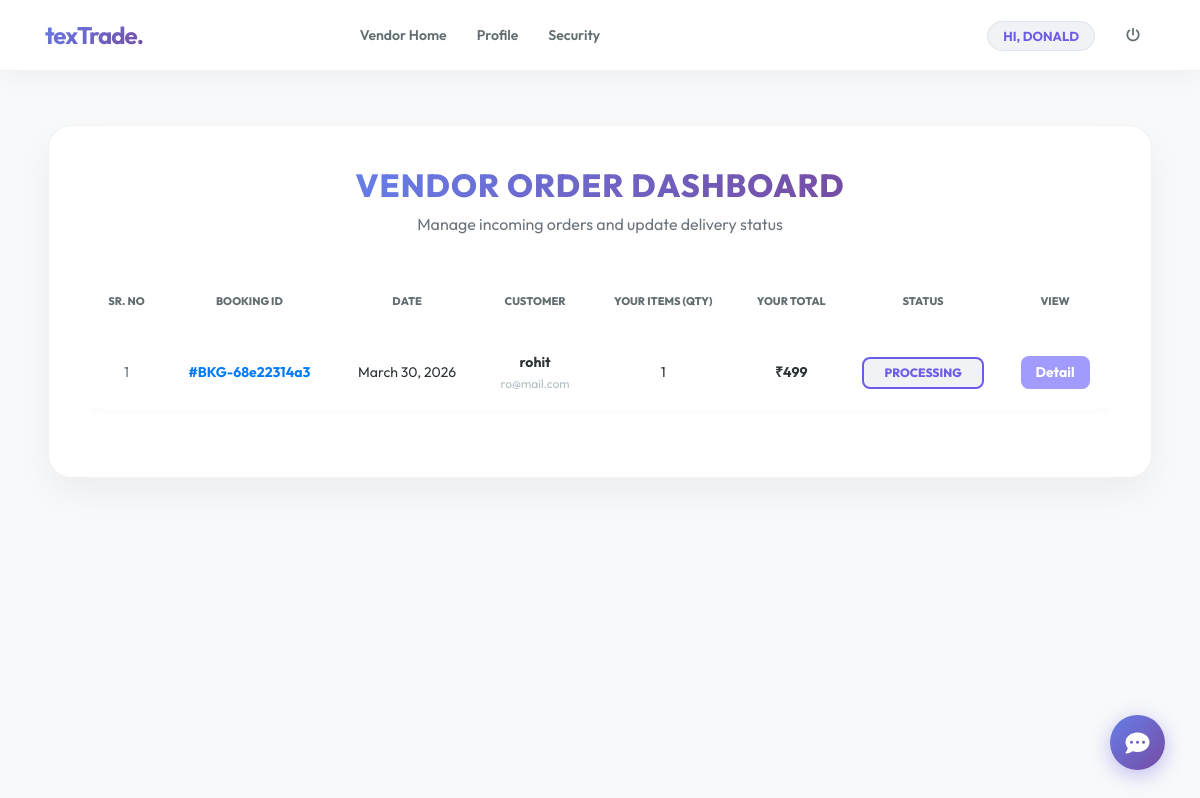
Page /view_orders_vendor (signed in) on the earlier database version.
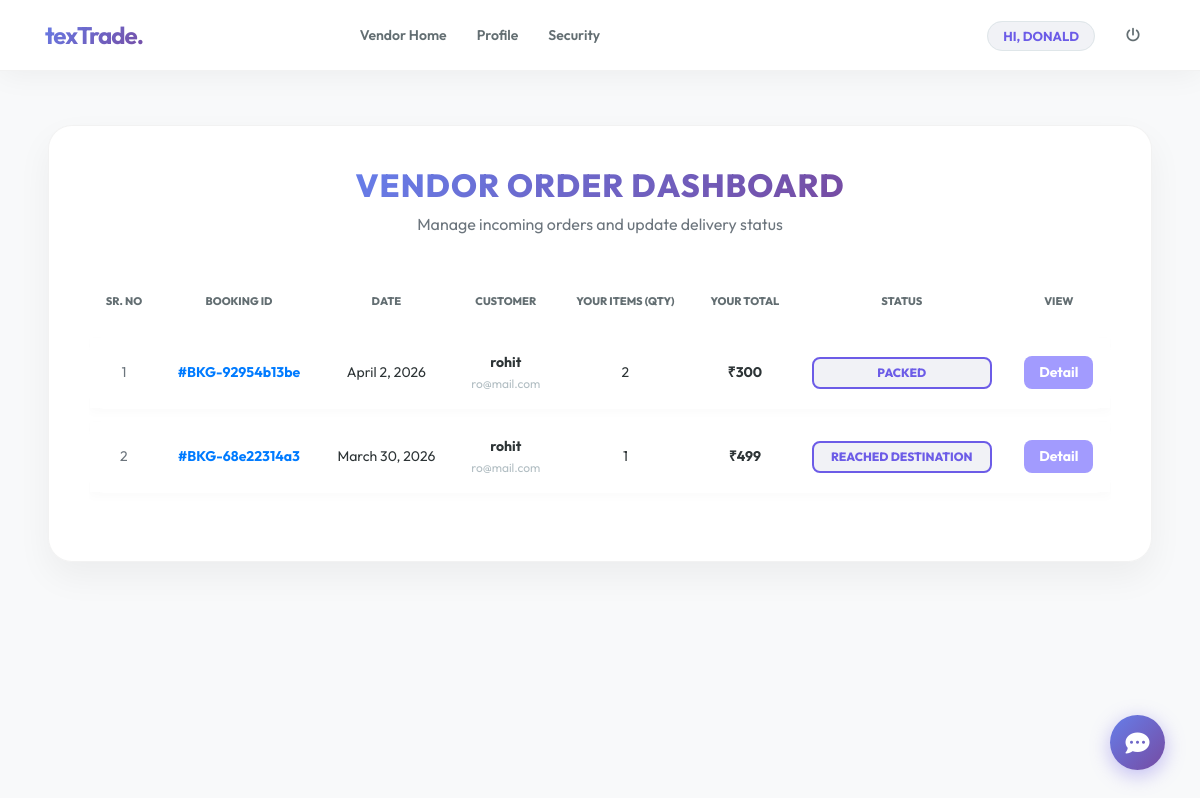
Same page on the later database version.
### textiles/models.py (models this page shows, shortened)
class Booking(models.Model):
    id = models.AutoField(primary_key=True)
    status = models.CharField(max_length=30,null=True)
    profile = models.ForeignKey(Profile, on_delete=models.CASCADE, null=True)
    booking_id = models.CharField(max_length=200, unique=True, blank=True)
    book_date = models.CharField(max_length=30, null=True)
    total = models.IntegerField(null=True)
    payment = models.ForeignKey(Payment, on_delete=models.SET_NULL, null=True, blank=True )

class Profile(models.Model):
    id = models.AutoField(primary_key=True)
    user = models.OneToOneField(User, on_delete=models.CASCADE, null=True)
    dob = models.DateField(null=True)
    city = models.CharField(max_length=30, null=True)
    address = models.CharField(max_length=50, null=True)
    contact = models.CharField(max_length=10, null=True)
    image = models.FileField(upload_to='images/', null=True)
    role = models.CharField(
        max_length=20,
        choices=[('user', 'User'), ('vendor', 'Vendor'), ('admin', 'Admin')],
        default='user'
    )

### textiles/views.py (the view)
# urls.py: path('view_orders_vendor',view_orders_vendor,name="view_orders_vendor"),
def view_orders_vendor(request):
    if not request.user.is_authenticated:
        return redirect('login_vendor')
    vendor = Vendor.objects.get(user=request.user)
    item_vendor_q = Q(items__product__vendor=vendor)
    book = (
        Booking.objects.filter(item_vendor_q)
        .annotate(
            vendor_qty=Sum('items__quantity', filter=Q(items__product__vendor=vendor)),
            vendor_subtotal=Sum(
                F('items__product_price') * F('items__quantity'),
                filter=Q(items__product__vendor=vendor),
            ),
        )
        .order_by('-id')
    )
    cart = Cart.objects.filter(profile__user=request.user).count()
    d = {'book': book, 'num1': cart}
    return render(request, "view_orders_vendor.html", d)

### textiles/templates/view_orders_vendor.html (shortened to what this page needs)
{% extends 'navigation.html' %}
{% block body %}
<div class="container-fluid px-5">
    <div class="orders-vendor-container">
        <div class="page-header">
            <h2>Vendor Order Dashboard</h2>
            <p class="text-muted">Manage incoming orders and update delivery status</p>
        </div>
        <div class="table-responsive">
            <table class="table custom-table" id="myTable">
                <thead>
                    <tr>
                        <th>Sr. No</th>
                        <th>Booking ID</th>
                        <th>Date</th>
                        <th>Customer</th>
                        <th>Your items (qty)</th>
                        <th>Your total</th>
                        <th>Status</th>
                        <th>View</th>
                    </tr>
                </thead>
                <tbody>
                    {% for i in book %}
                    <tr>
                        <td class="text-muted">{{forloop.counter}}</td>
                        <td class="font-weight-bold text-primary">#{{i.booking_id}}</td>
                        <td class="small">{{i.book_date}}</td>
                        <td>
                            <span class="user-tag">{{i.profile.user.username}}</span>
                            <span class="email-tag">{{i.profile.user.email}}</span>
                        </td>
                        <td>{{i.vendor_qty}}</td>
                        <td class="font-weight-bold">₹{{i.vendor_subtotal}}</td>
                        <td>
                            <a href="{% url 'Edit_status_vendor' i.booking_id i.id %}">
                                <button class="btn-status">{{i.status}}</button>
                            </a>
                        </td>
                        <td>
                            <a href="{% url 'vendor_view_booking_detail' i.booking_id i.id i.profile.user.id %}">
                                <button class="btn-detail">Detail</button>
                            </a>
                        </td>
                    </tr>
                    {% endfor %}
                </tbody>
            </table>
        </div>
    </div>
</div>
{% endblock %}

Differences in the rows shown:
added Booking: booking_id "BKG-92954b13be", book_date "April 2, 2026", profile.user.username "rohit", profile.user.email "ro@mail.com", vendor_qty "2", vendor_subtotal "300", status "PACKED"
changed Booking "BKG-68e22314a3": status "PROCESSING" → "REACHED DESTINATION"
